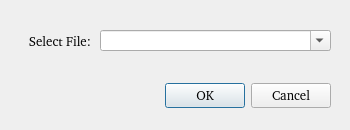
<?xml version="1.0" encoding="UTF-8"?>
<ui version="4.0">
 <class>dlgFileOpen</class>
 <widget class="QDialog" name="dlgFileOpen">
  <property name="geometry">
   <rect>
    <x>0</x>
    <y>0</y>
    <width>350</width>
    <height>130</height>
   </rect>
  </property>
  <property name="windowTitle">
   <string>File Open</string>
  </property>
  <widget class="QComboBox" name="cbxFileList">
   <property name="geometry">
    <rect>
     <x>100</x>
     <y>30</y>
     <width>231</width>
     <height>21</height>
    </rect>
   </property>
   <property name="font">
    <font>
     <family>Piboto [Goog]</family>
     <pointsize>10</pointsize>
    </font>
   </property>
   <property name="inputMethodHints">
    <set>Qt::ImhMultiLine</set>
   </property>
   <property name="editable">
    <bool>true</bool>
   </property>
   <property name="maxVisibleItems">
    <number>9</number>
   </property>
  </widget>
  <widget class="QLabel" name="label">
   <property name="geometry">
    <rect>
     <x>20</x>
     <y>30</y>
     <width>71</width>
     <height>22</height>
    </rect>
   </property>
   <property name="font">
    <font>
     <family>Piboto [Goog]</family>
     <pointsize>10</pointsize>
    </font>
   </property>
   <property name="text">
    <string>Select File:</string>
   </property>
   <property name="alignment">
    <set>Qt::AlignRight|Qt::AlignTrailing|Qt::AlignVCenter</set>
   </property>
  </widget>
  <widget class="QDialogButtonBox" name="dlgbxFileOpen">
   <property name="geometry">
    <rect>
     <x>70</x>
     <y>80</y>
     <width>261</width>
     <height>32</height>
    </rect>
   </property>
   <property name="font">
    <font>
     <family>Piboto [Goog]</family>
     <pointsize>10</pointsize>
    </font>
   </property>
   <property name="orientation">
    <enum>Qt::Horizontal</enum>
   </property>
   <property name="standardButtons">
    <set>QDialogButtonBox::Cancel|QDialogButtonBox::Ok</set>
   </property>
  </widget>
 </widget>
 <resources/>
 <connections>
  <connection>
   <sender>dlgFileOpen</sender>
   <signal>accepted()</signal>
   <receiver>dlgFileOpen</receiver>
   <slot>accept()</slot>
   <hints>
    <hint type="sourcelabel">
     <x>174</x>
     <y>64</y>
    </hint>
    <hint type="destinationlabel">
     <x>174</x>
     <y>64</y>
    </hint>
   </hints>
  </connection>
  <connection>
   <sender>dlgFileOpen</sender>
   <signal>rejected()</signal>
   <receiver>dlgFileOpen</receiver>
   <slot>reject()</slot>
   <hints>
    <hint type="sourcelabel">
     <x>174</x>
     <y>64</y>
    </hint>
    <hint type="destinationlabel">
     <x>174</x>
     <y>64</y>
    </hint>
   </hints>
  </connection>
 </connections>
</ui>
